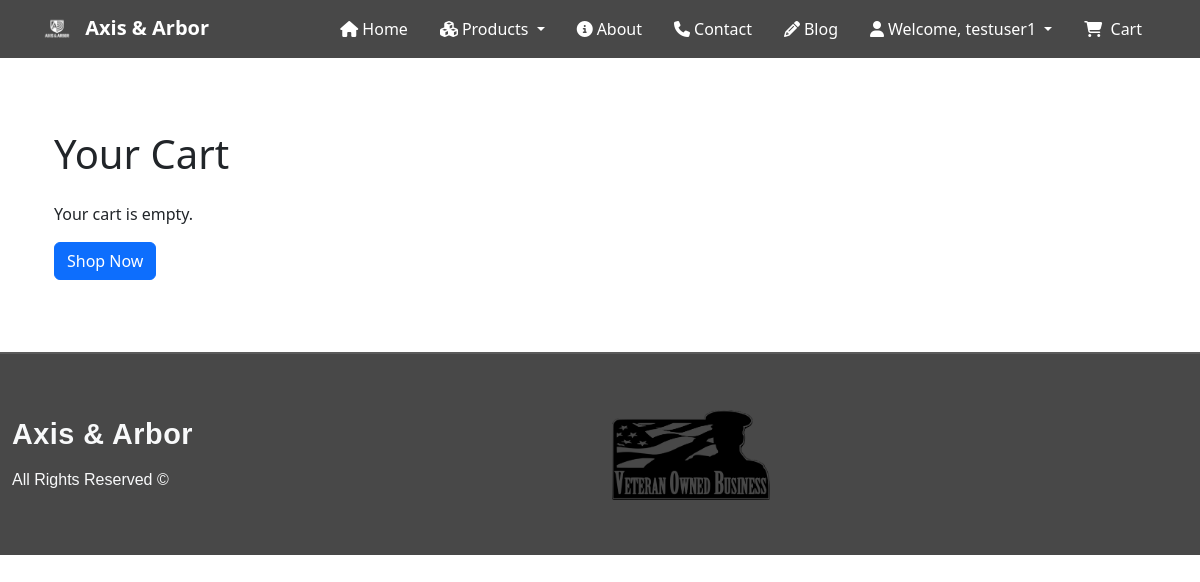
/cart/ (signed in), run on an earlier commit of the app's database.
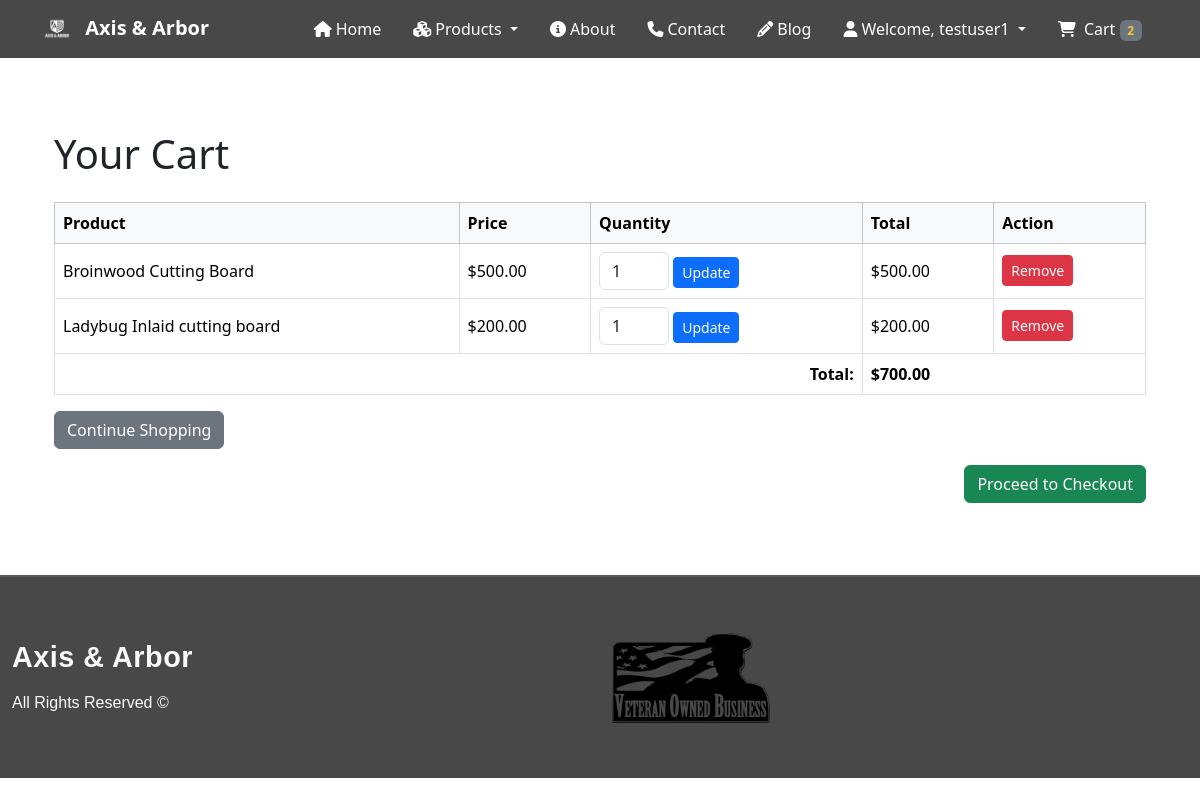
And on a later commit of the database.
### cart/models.py (models this page shows, shortened)
class CartItem(models.Model):
    cart = models.ForeignKey(Cart, related_name='items', on_delete=models.CASCADE)
    product = models.ForeignKey(Product, on_delete=models.CASCADE)
    quantity = models.PositiveIntegerField(default=1)
    def total_price(self):
        return self.product.price * self.quantity

### store/models.py (models this page shows, shortened)
class Product(models.Model):
    image = models.ImageField(upload_to='product_images/')
    name = models.CharField(max_length=100)
    description = models.TextField()
    price = models.DecimalField(max_digits=10, decimal_places=2)
    stock = models.IntegerField()

### cart/views.py (the view)
# urls.py: path('', views.view_cart, name='view_cart'),
def view_cart(request):
    cart = get_cart(request) if request.user.is_authenticated else None
    items = cart.items.all() if cart else []
    total = sum(item.total_price() for item in items)
    return render(request, 'cart/view_cart.html', {'cart': cart, 'items': items, 'total': total})

### cart/context_processors.py (called while the page is built)
def cart_total(request):
    total_items = 0
    if request.user.is_authenticated:
        cart, _ = Cart.objects.get_or_create(user=request.user)
        total_items = sum(item.quantity for item in cart.items.all())
    return {'cart_total_items': total_items}

### cart/views.py (called while the page is built)
def get_cart(request):
    if request.user.is_authenticated:
        cart, _ = Cart.objects.get_or_create(user=request.user)
        return cart
    else:
        if 'cart' not in request.session:
            request.session['cart'] = {}  # product_id -> quantity
        return request.session['cart']

### cart/templates/cart/view_cart.html (shortened to what this page needs)
{% extends "base.html" %}
{% load static %}
{% block content %}
<div class="container py-5">
    <h1 class="mb-4">Your Cart</h1>
    {% if items %}
    <table class="table table-bordered align-middle">
        <thead class="table-light">
            <tr>
                <th>Product</th>
                <th>Price</th>
                <th>Quantity</th>
                <th>Total</th>
                <th>Action</th>
            </tr>
        </thead>
        <tbody>
            {% for item in items %}
            <tr>
                <td>{{ item.product.name }}</td>
                <td>${{ item.product.price }}</td>
                <td>
                    <form method="POST" action="{% url 'cart:update_quantity' item.id %}">
                        <input type="number" name="quantity" value="{{ item.quantity }}" min="1"
                            class="form-control d-inline-block" style="width: 70px;">
                        <button class="btn btn-sm btn-primary">Update</button>
                    </form>
                </td>
                <td>${{ item.total_price }}</td>
                <td>
                    <a href="{% url 'cart:remove_from_cart' item.id %}" class="btn btn-sm btn-danger">Remove</a>
                </td>
            </tr>
            {% endfor %}
        </tbody>
        <tfoot>
            <tr>
                <th colspan="3" class="text-end">Total:</th>
                <th colspan="2">${{ total }}</th>
            </tr>
        </tfoot>
    </table>
    <a href="{% url 'product_list' %}" class="btn btn-secondary">Continue Shopping</a>
    <div class="text-end mt-3">
        <a href="{% url 'cart:checkout' %}" class="btn btn-success">Proceed to Checkout</a>
    </div>
    {% else %}
    <p>Your cart is empty.</p>
    <a href="{% url 'product_list' %}" class="btn btn-primary">Shop Now</a>
    {% endif %}
</div>
{% endblock %}

### templates/navbar.html (shortened to what this page needs)
{% load static %}
<link rel="stylesheet" href="{% static 'css/navbar.css' %}">
<nav class="navbar navbar-expand-lg navbar-dark ">
    <div class="container">
        <a class="navbar-brand fw-bold me-4" href="{% url 'home' %}">
            <img src="{% static 'images/white-logo.png' %}" alt="Axis & Arbor Logo" width="30" height="30"
                class="d-inline-block me-2">
            Axis & Arbor
        </a>
        <div class="collapse navbar-collapse" id="navbarCollapse">
            <ul class="navbar-nav ms-auto mb-2 mb-lg-0">
                {% with request.resolver_match.url_name|default_if_none:'' as current_url %}
                <li class="nav-item mx-2">
                    <a class="nav-link {% if current_url == 'home' or request.path == '/' %}active{% endif %}"
                        href="{% url 'home' %}">
                        <i class="fa fa-home me-1"></i>Home
                    </a>
                </li>
                <li class="nav-item dropdown mx-2">
                    <a class="nav-link dropdown-toggle {% if current_url in 'product_list cutting_boards woodworking printing' %}active{% endif %}"
                        href="{% url 'product_list' %}" id="productsDropdown" role="button" data-bs-toggle="dropdown"
                        aria-expanded="false">
                        <i class="fa fa-cubes me-1"></i>Products
                    </a>
                </li>
                <li class="nav-item mx-2">
                    <a class="nav-link {% if current_url == 'about' %}active{% endif %}" href="{% url 'about' %}">
                        <i class="fa fa-info-circle me-1"></i>About
                    </a>
                </li>
                <li class="nav-item mx-2">
                    <a class="nav-link {% if current_url == 'contact' %}active{% endif %}" href="{% url 'contact' %}">
                        <i class="fa fa-phone me-1"></i>Contact
                    </a>
                </li>
                <li class="nav-item mx-2">
                    <a class="nav-link {% if current_url == 'blog' %}active{% endif %}" href="{% url 'blog_list' %}">
                        <i class="fa fa-pencil me-1"></i>Blog
                    </a>
                </li>
                {% endwith %}
                {% if user.is_authenticated %}
                <li class="nav-item dropdown mx-2">
                    <a class="nav-link dropdown-toggle" href="#" id="userDropdown" role="button"
                        data-bs-toggle="dropdown" aria-expanded="false">
                        <i class="fa fa-user me-1"></i>Welcome, {{ user.username }}
                    </a>
                </li>
                <li class="nav-item mx-2">
                    <a class="nav-link" href="{% url 'cart:view_cart' %}">
                        <i class="fa fa-shopping-cart me-1"></i>
                        Cart
                        {% if cart_total_items > 0 %}
                        <span class="badge bg-secondary {% if cart_total_items > 0 %}cart-count{% endif %}">
                            {{ cart_total_items }}
                        </span>
                        {% endif %}
                    </a>
                </li>
                {% endif %}
            </ul>
        </div>
    </div>
</nav>

What changed in the data, as far as the page shows it:
added CartItem: product.name "Broinwood Cutting Board", product.price "500.00", quantity "1", total_price "500.00"
added CartItem: product.name "Ladybug Inlaid cutting board", product.price "200.00", quantity "1", total_price "200.00"
Also different on the page:
{{ cart_total_items }}: (not shown) → "2"
{{ total }}: (not shown) → "700.00"
text no longer shown: "Your cart is empty. Shop Now"
text now shown: "Product Price Quantity Total Action Total: $ Continue Shopping Proceed to Checkout"
